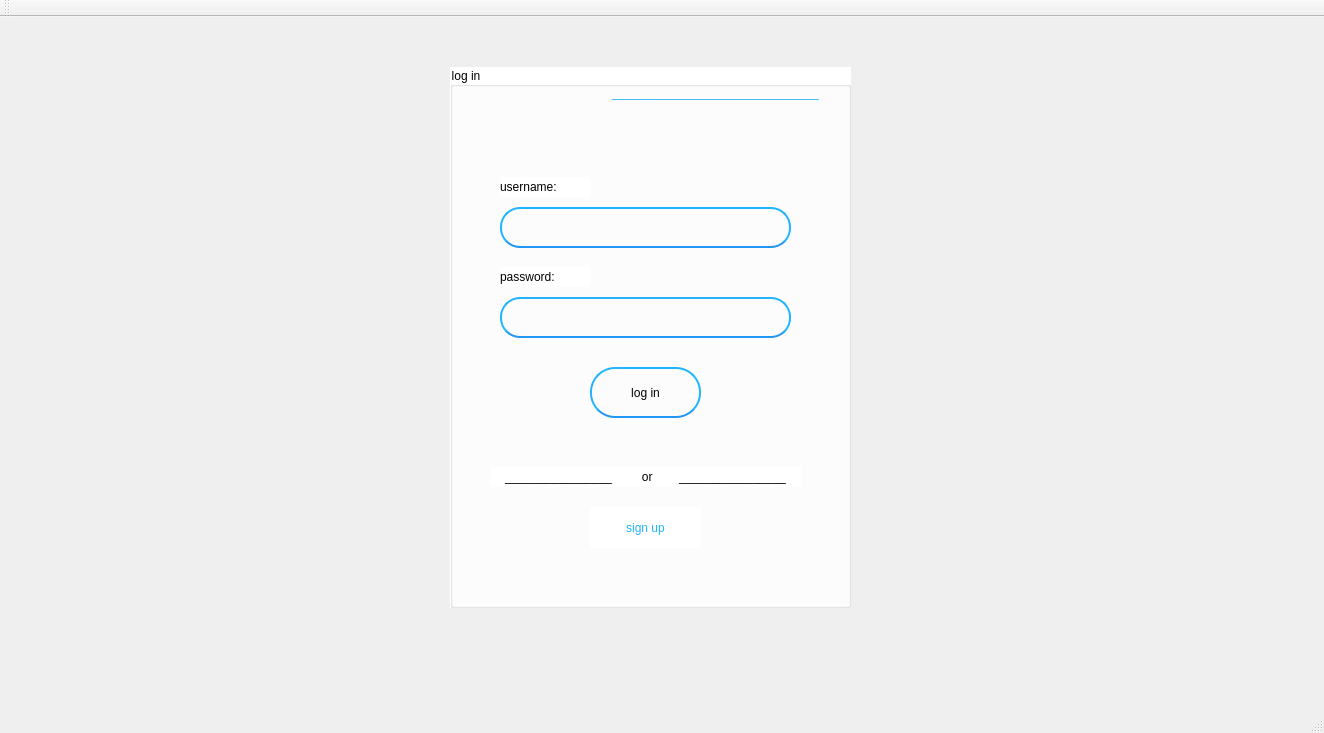
<?xml version="1.0" encoding="UTF-8"?>
<ui version="4.0">
 <class>socialNetwork</class>
 <widget class="QMainWindow" name="socialNetwork">
  <property name="geometry">
   <rect>
    <x>0</x>
    <y>0</y>
    <width>1324</width>
    <height>733</height>
   </rect>
  </property>
  <property name="windowTitle">
   <string>socialNetwork</string>
  </property>
  <widget class="QWidget" name="centralWidget">
   <widget class="QGroupBox" name="groupBox">
    <property name="geometry">
     <rect>
      <x>450</x>
      <y>50</y>
      <width>401</width>
      <height>541</height>
     </rect>
    </property>
    <property name="styleSheet">
     <string notr="true">font: 13pt &quot;MS Shell Dlg 2&quot;;
background-color: rgb(255, 255, 255);</string>
    </property>
    <property name="title">
     <string>log in</string>
    </property>
    <widget class="QLineEdit" name="leUsername">
     <property name="geometry">
      <rect>
       <x>50</x>
       <y>140</y>
       <width>291</width>
       <height>41</height>
      </rect>
     </property>
     <property name="styleSheet">
      <string notr="true">font: 9pt &quot;MS Shell Dlg 2&quot;;
background-color: rgba(0, 0, 0, 0);
border:2px solid rgb(33, 180, 255);
border-bottom : 2px solid rgb(33, 150, 243);
border-radius: 20px;</string>
     </property>
    </widget>
    <widget class="QLineEdit" name="lePassword">
     <property name="geometry">
      <rect>
       <x>50</x>
       <y>230</y>
       <width>291</width>
       <height>41</height>
      </rect>
     </property>
     <property name="styleSheet">
      <string notr="true">font: 9pt &quot;MS Shell Dlg 2&quot;;
background-color: rgba(0, 0, 0, 0);
border:2px solid rgb(33, 180, 255);
border-bottom : 2px solid rgb(33, 150, 243);
border-radius: 20px;</string>
     </property>
     <property name="echoMode">
      <enum>QLineEdit::Password</enum>
     </property>
    </widget>
    <widget class="QPushButton" name="pushButton">
     <property name="geometry">
      <rect>
       <x>140</x>
       <y>300</y>
       <width>111</width>
       <height>51</height>
      </rect>
     </property>
     <property name="cursor">
      <cursorShape>PointingHandCursor</cursorShape>
     </property>
     <property name="styleSheet">
      <string notr="true">font: 10pt &quot;MS Shell Dlg 2&quot;;
background-color: rgba(0, 0, 0, 0);
border:2px solid rgb(33, 180, 255);
border-bottom : 2px solid rgb(33, 150, 243);
border-radius: 25px;</string>
     </property>
     <property name="text">
      <string>log in</string>
     </property>
    </widget>
    <widget class="QLabel" name="label">
     <property name="geometry">
      <rect>
       <x>40</x>
       <y>400</y>
       <width>311</width>
       <height>20</height>
      </rect>
     </property>
     <property name="styleSheet">
      <string notr="true">font: 10pt &quot;MS Shell Dlg 2&quot;;</string>
     </property>
     <property name="text">
      <string>________________         or        ________________</string>
     </property>
     <property name="alignment">
      <set>Qt::AlignCenter</set>
     </property>
    </widget>
    <widget class="QPushButton" name="pushButton_2">
     <property name="geometry">
      <rect>
       <x>140</x>
       <y>440</y>
       <width>111</width>
       <height>41</height>
      </rect>
     </property>
     <property name="cursor">
      <cursorShape>PointingHandCursor</cursorShape>
     </property>
     <property name="styleSheet">
      <string notr="true">font: 10pt &quot;MS Shell Dlg 2&quot;;
border: none;
color: rgb(33, 180, 255);</string>
     </property>
     <property name="text">
      <string>sign up</string>
     </property>
    </widget>
    <widget class="QLabel" name="label_2">
     <property name="geometry">
      <rect>
       <x>50</x>
       <y>110</y>
       <width>91</width>
       <height>20</height>
      </rect>
     </property>
     <property name="styleSheet">
      <string notr="true">font: 10pt &quot;MS Shell Dlg 2&quot;;</string>
     </property>
     <property name="text">
      <string>username:</string>
     </property>
    </widget>
    <widget class="QLabel" name="label_3">
     <property name="geometry">
      <rect>
       <x>50</x>
       <y>200</y>
       <width>91</width>
       <height>20</height>
      </rect>
     </property>
     <property name="styleSheet">
      <string notr="true">font: 10pt &quot;MS Shell Dlg 2&quot;;</string>
     </property>
     <property name="text">
      <string>password:</string>
     </property>
    </widget>
    <widget class="QLabel" name="label_4">
     <property name="geometry">
      <rect>
       <x>30</x>
       <y>0</y>
       <width>471</width>
       <height>51</height>
      </rect>
     </property>
     <property name="styleSheet">
      <string notr="true">font: 16pt &quot;MS Shell Dlg 2&quot;;
color: rgb(33, 180, 255);
background-color: rgb(0, 0, 0,0);</string>
     </property>
     <property name="text">
      <string>_______________________________</string>
     </property>
     <property name="alignment">
      <set>Qt::AlignCenter</set>
     </property>
    </widget>
    <zorder>label_4</zorder>
    <zorder>lePassword</zorder>
    <zorder>pushButton</zorder>
    <zorder>label</zorder>
    <zorder>pushButton_2</zorder>
    <zorder>leUsername</zorder>
    <zorder>label_2</zorder>
    <zorder>label_3</zorder>
   </widget>
  </widget>
  <widget class="QMenuBar" name="menuBar">
   <property name="geometry">
    <rect>
     <x>0</x>
     <y>0</y>
     <width>1324</width>
     <height>26</height>
    </rect>
   </property>
  </widget>
  <widget class="QToolBar" name="mainToolBar">
   <attribute name="toolBarArea">
    <enum>TopToolBarArea</enum>
   </attribute>
   <attribute name="toolBarBreak">
    <bool>false</bool>
   </attribute>
  </widget>
  <widget class="QStatusBar" name="statusBar"/>
 </widget>
 <layoutdefault spacing="6" margin="11"/>
 <resources/>
 <connections/>
</ui>
